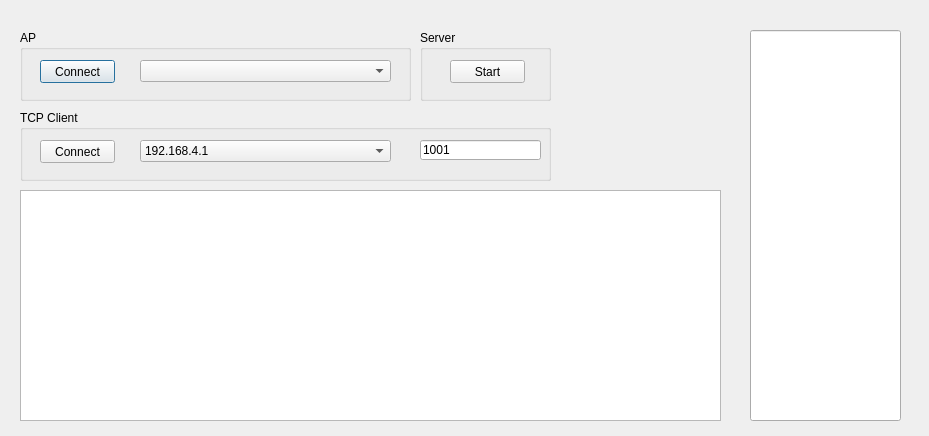
<?xml version="1.0" encoding="UTF-8"?>
<ui version="4.0">
 <class>Dialog</class>
 <widget class="QDialog" name="Dialog">
  <property name="geometry">
   <rect>
    <x>0</x>
    <y>0</y>
    <width>929</width>
    <height>436</height>
   </rect>
  </property>
  <property name="windowTitle">
   <string>Dialog</string>
  </property>
  <widget class="QGroupBox" name="groupBox">
   <property name="geometry">
    <rect>
     <x>20</x>
     <y>30</y>
     <width>391</width>
     <height>71</height>
    </rect>
   </property>
   <property name="title">
    <string>AP</string>
   </property>
   <widget class="QPushButton" name="button1">
    <property name="geometry">
     <rect>
      <x>20</x>
      <y>30</y>
      <width>75</width>
      <height>23</height>
     </rect>
    </property>
    <property name="text">
     <string>Connect</string>
    </property>
   </widget>
   <widget class="QComboBox" name="combo1">
    <property name="geometry">
     <rect>
      <x>120</x>
      <y>30</y>
      <width>251</width>
      <height>22</height>
     </rect>
    </property>
   </widget>
  </widget>
  <widget class="QGroupBox" name="groupBox_2">
   <property name="geometry">
    <rect>
     <x>420</x>
     <y>30</y>
     <width>131</width>
     <height>71</height>
    </rect>
   </property>
   <property name="title">
    <string>Server</string>
   </property>
   <widget class="QPushButton" name="button2">
    <property name="geometry">
     <rect>
      <x>30</x>
      <y>30</y>
      <width>75</width>
      <height>23</height>
     </rect>
    </property>
    <property name="text">
     <string>Start</string>
    </property>
   </widget>
  </widget>
  <widget class="QGroupBox" name="groupBox_3">
   <property name="geometry">
    <rect>
     <x>20</x>
     <y>110</y>
     <width>531</width>
     <height>71</height>
    </rect>
   </property>
   <property name="title">
    <string>TCP Client</string>
   </property>
   <widget class="QPushButton" name="button3">
    <property name="geometry">
     <rect>
      <x>20</x>
      <y>30</y>
      <width>75</width>
      <height>23</height>
     </rect>
    </property>
    <property name="text">
     <string>Connect</string>
    </property>
   </widget>
   <widget class="QComboBox" name="combo2">
    <property name="geometry">
     <rect>
      <x>120</x>
      <y>30</y>
      <width>251</width>
      <height>22</height>
     </rect>
    </property>
    <item>
     <property name="text">
      <string>192.168.4.1</string>
     </property>
    </item>
    <item>
     <property name="text">
      <string>192.168.4.2</string>
     </property>
    </item>
   </widget>
   <widget class="QLineEdit" name="edit1">
    <property name="geometry">
     <rect>
      <x>400</x>
      <y>30</y>
      <width>121</width>
      <height>20</height>
     </rect>
    </property>
    <property name="text">
     <string>1001</string>
    </property>
   </widget>
  </widget>
  <widget class="PlotWidget" name="graphicsView">
   <property name="geometry">
    <rect>
     <x>20</x>
     <y>190</y>
     <width>701</width>
     <height>231</height>
    </rect>
   </property>
  </widget>
  <widget class="QWidget" name="widget1" native="true">
   <property name="geometry">
    <rect>
     <x>580</x>
     <y>30</y>
     <width>141</width>
     <height>141</height>
    </rect>
   </property>
  </widget>
  <widget class="QLineEdit" name="edit2">
   <property name="geometry">
    <rect>
     <x>750</x>
     <y>30</y>
     <width>151</width>
     <height>391</height>
    </rect>
   </property>
  </widget>
 </widget>
 <customwidgets>
  <customwidget>
   <class>PlotWidget</class>
   <extends>QGraphicsView</extends>
   <header>pyqtgraph</header>
  </customwidget>
 </customwidgets>
 <resources/>
 <connections/>
</ui>
